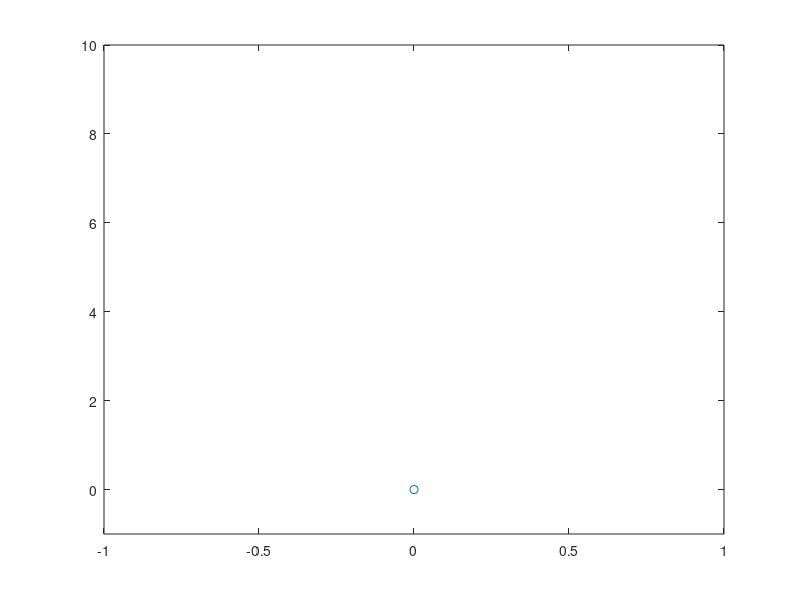
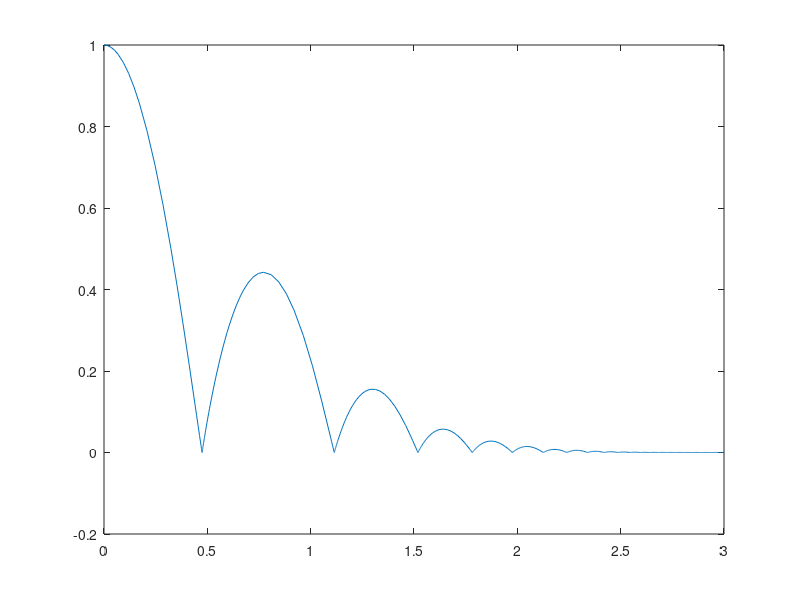

Recreate these plots in MATLAB, in order.
function barrier_contact

  x0 = [1,0];
  t = [0 3];
  [t,x]= ode45(@ode, t, x0);
  
  figure
  ph = plot(0, 0, 'o');
  ylim([-1,10])
  for k=2:size(x,1)
    set(ph, 'Ydata', x(k, 1))
    pause(t(k)-t(k-1))
  end
  
  figure 
  plot(t,x(:,1))

end

function dx = ode(t,x)

  p = x(1);
  v = x(2);
  
  h = -p;
  
  if h > 0
    force = 1e12;
  else
    force = -reallog(-h);
  end

  dx = zeros(2,1);
  dx(1) = v;
  dx(2) = force - 9.81 - min(force,100)*v;

end